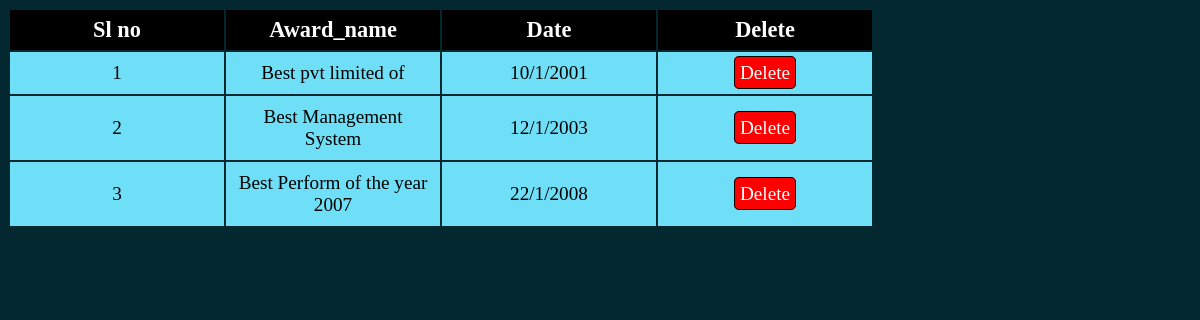
The app's page /displayaward.php with its own data.
### tables this page shows
CREATE TABLE `award` (
  `id` int(10) NOT NULL,
  `name` varchar(30) NOT NULL,
  `date` varchar(20) NOT NULL
);

### displayaward.php (the view, shortened to what this page needs)
<?php
    include "Connection.php";
    $query = "select * from award";
    $data = mysqli_query($conn,$query);
    $result = $data;
?>
<!DOCTYPE html>
<html lang="en">
<head>
    <link rel="stylesheet" href="style3.css">
</head>
<body>
    <table class="tbl">
        <thead>
            <tr>
                <th scope="col" class="table1">Sl no</th>
                <th scope="col" class="table1">Award_name</th>
                <th scope="col" class="table1">Date</th>
                <th scope="col" class="table1">Delete</th>
            </tr>
            <?php
            if($result){
                $i=1;
                while($result = mysqli_fetch_assoc($data))
                {
                    echo "
                    <tr>
                        <td class='c1'>".$i++."</td>
                        <td class='c1'>".$result['name']."</td>
                        <td class='c1'>".$result['date']."</td>
                        <td class='c1'><a href='deleteaward.php?rn=$result[id]' onclick='return
                        checkdelete()' class='btn2'>Delete</a></td>
                    </tr>
                    ";
                }
            }
            else{
                echo "No data found";
            }
            ?>
        </thead>
    </table>
</body>
</html>

### style3.css (style rules this page uses)
body { background-color: rgb(3,40,48); color: white; }
.table1 { margin: auto; width: 200px; background-color: black; color: #fff; padding: 7px; font-size: 1.4em; }
.btn1,.btn2 { text-decoration: none; border: 1px solid black; padding: 5px; color: #fff; border-radius: 5px; }
.btn2 { background-color: red; }
.c1 { padding: 10px; text-align: center; background-color: rgb(110,223,246); color: black; font-size: 1.2em; }

### records on screen
award: name "Best pvt limited of", date "10/1/2001"
award: name "Best Management System", date "12/1/2003"
award: name "Best Perform of the year 2007", date "22/1/2008"
